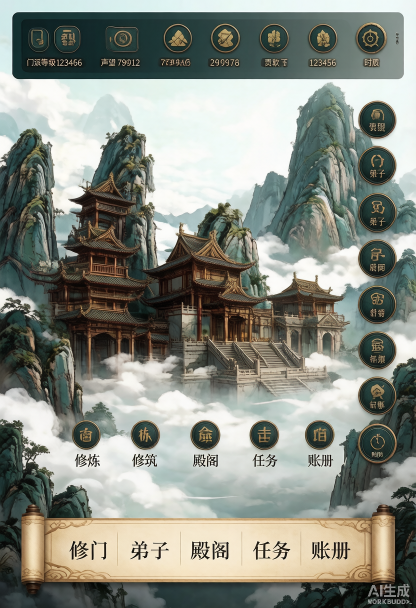
#> input picture art/backgrounds/_gen/ui_mockup_fusion_v2/mockup_v2.png, 832 x 1216 px, found by its file name (shown at 1/2 size)
$ python remove_watermark.py
#> lines starting #> are read from the running program, lines starting #| are printed output that depends on the picture; after the words box and inside, x2 and y2 are one past the last pixel; in counts of white or black regions, pixels touching at a corner belong together
# -*- coding: utf-8 -*-
import os, numpy as np, cv2
from PIL import Image

HERE = "E:/Xiuxian/taixuanzongmenlu/art/backgrounds/_gen/ui_mockup_fusion_v2"
SRC = os.path.join(HERE, "mockup_v2.png")
DST = os.path.join(HERE, "mockup_v2_nowm.png")

img = cv2.imread(SRC)
#> img is the input picture: shape (1216, 832, 3); mean B, G, R 131.1, 140.3, 136.4
if img is None:
    raise SystemExit("cannot read " + SRC)
h, w = img.shape[:2]
#> h = 1216; w = 832
gray = cv2.cvtColor(img, cv2.COLOR_BGR2GRAY)
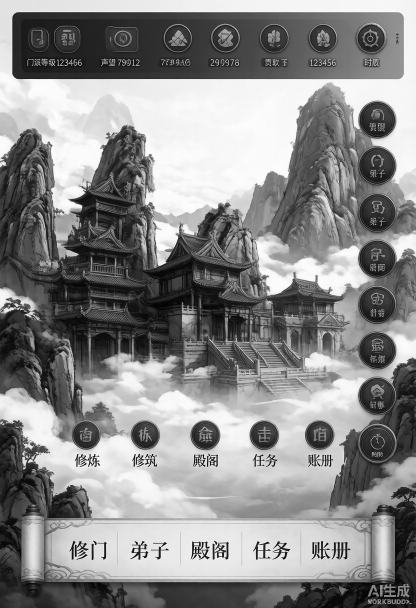
#> gray: shape (1216, 832) (shown at 1/2 size); min 0, max 255, mean 138.1

# 1) 只在图片外围边缘带（四边各 16%）内搜索水印，避免误伤中心 UI
edge = int(round(min(h, w) * 0.16))
#> edge = 133
band = np.zeros((h, w), dtype=np.uint8)
band[0:edge, :] = 1          # top
band[h-edge:h, :] = 1        # bottom
band[:, 0:edge] = 1          # left
band[:, w-edge:w] = 1        # right

# 2) 局部亮度异常检测：水印=半透明浅块，比局部均值明显亮
kernel = cv2.getStructuringElement(cv2.MORPH_ELLIPSE, (31, 31))
local_mean = cv2.blur(gray.astype(np.float32), (31, 31))
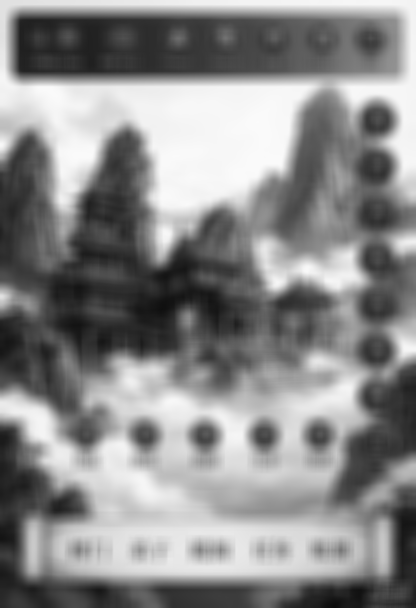
#> local_mean: shape (1216, 832) float32 (shown at 1/2 size); min 11.69, max 251, mean 138.1
diff = gray.astype(np.float32) - local_mean
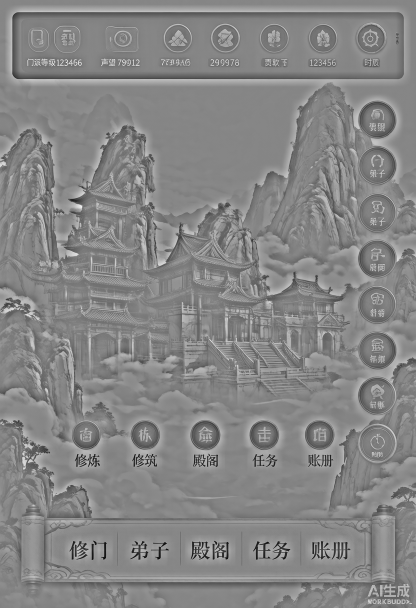
#> diff: shape (1216, 832) float32 (shown at 1/2 size); min -210.7, max 190.4, mean 0; drawn with min black and max white
# 只在边缘带内取亮异常（>22 且本身不算最暗区域）
candidate = (diff > 22) & (gray > 90) & (band > 0)
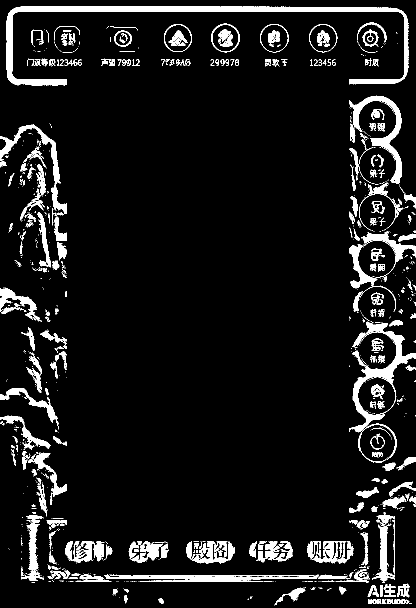
#> candidate: shape (1216, 832) bool (shown at 1/2 size); 8.4% white; 1064 white regions (750 under 20 px), largest, box (x1, y1, x2, y2) and area: (12, 12, 817, 171) 13073, (699, 643, 832, 865) 5571, (699, 191, 804, 368) 3741
mask = candidate.astype(np.uint8) * 255

# 3) 膨胀让边缘平滑，再清理小噪点
mask = cv2.dilate(mask, np.ones((4, 4), np.uint8), iterations=2)
#> mask: shape (1216, 832); 21.1% white; 81 white regions, largest, box (x1, y1, x2, y2) and area: (697, 189, 832, 946) 52502, (0, 829, 828, 1212) 40567, (10, 10, 821, 175) 21319
mask = cv2.erode(mask, np.ones((3, 3), np.uint8), iterations=1)
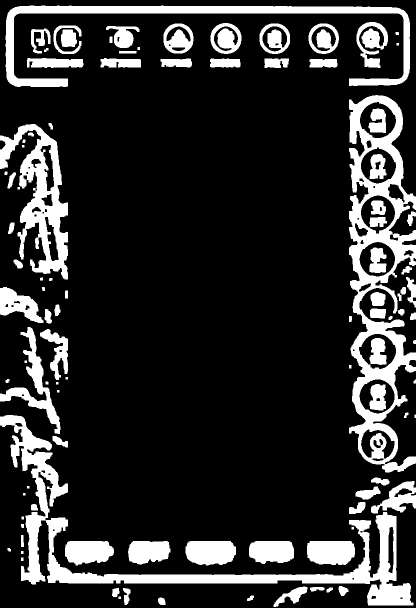
#> mask: shape (1216, 832) (shown at 1/2 size); 18% white; 100 white regions
cnts, _ = cv2.findContours(mask, cv2.RETR_EXTERNAL, cv2.CHAIN_APPROX_SIMPLE)
#> cnts = 93 contours, 12 with area under 20; largest, box (x1, y1, x2, y2) and area: (698, 190, 832, 945) 61168, (0, 830, 827, 1211) 34439, (0, 248, 136, 559) 18908, (11, 11, 820, 174) 17328, (0, 654, 121, 868) 5082
clean = np.zeros_like(mask)
kept = 0
for c in cnts:
    a = cv2.contourArea(c)
    if 30 < a < 60000:
        cv2.drawContours(clean, [c], -1, 255, -1)
        kept += 1
#> this loop made 93 passes
#> a on passes 1, 3, 4, 5, 6, 7, 8, 9, 12, 13, 14, 15: 161, 78, 275, 183, 71, 161.5, 974.5, 239.5, 29, 3989, 3418.5, 4150.5
#> (c, a) on passes 2, 10, 11, 19, 21, 24: ([[237, 1193], [237, 1197], [241, 1197], [241, 1193]], 16), ([[42, 1115], [42, 1121], [46, 1121], [46, 1115]], 24), ([[42, 1102], [42, 1107], [46, 1107], [46, 1102]], 20), ([[703, 1054], [703, 1058], [707, 1058], [707, 1054]], 16), ([[43, 1033], [43, 1038], [47, 1038], [47, 1033]], 20), ([[46, 986], [46, 990], [50, 990], [50, 986]], 16)
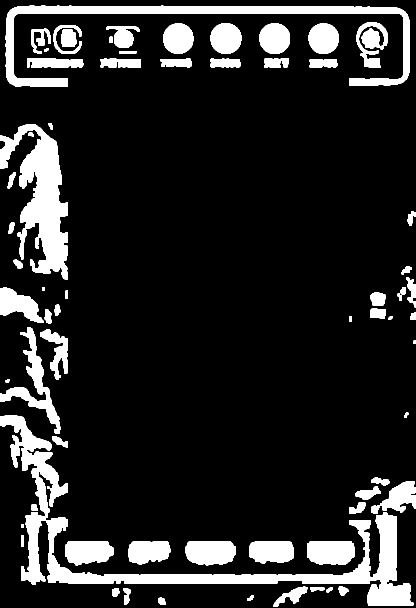
#> clean: shape (1216, 832) (shown at 1/2 size); 14.2% white; 67 white regions, largest, box (x1, y1, x2, y2) and area: (0, 830, 827, 1211) 36503, (0, 248, 136, 559) 19687, (11, 11, 820, 174) 18609
#> after the loop, kept = 67
mask = clean

# 4) inpaint（只修补被 mask 标记区域）
if mask.sum() > 0:
    res = cv2.inpaint(img, mask, 4, cv2.INPAINT_TELEA)
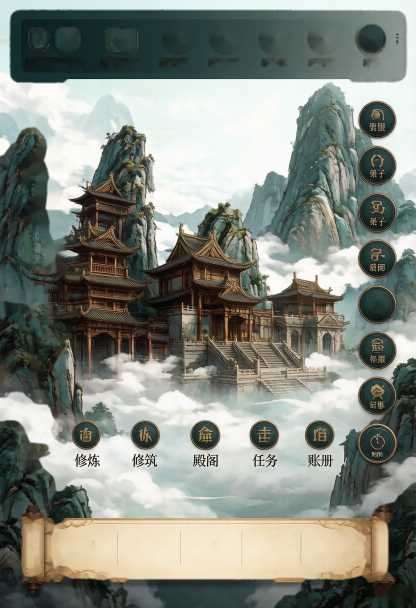
#> res: shape (1216, 832, 3) (shown at 1/2 size); mean B, G, R 129.1, 137.7, 133
    out = res
    print(f"[WATERMARK] regions kept={kept}, masked_px={int(mask.sum()//255)}")
#| [WATERMARK] regions kept=67, masked_px=143969
else:
    out = img
    print("[WATERMARK] none detected in edge band")

cv2.imwrite(DST, out)
print(f"[SAVE] {DST} size={(w,h)}")
#| [SAVE] E:/Xiuxian/taixuanzongmenlu/art/backgrounds/_gen/ui_mockup_fusion_v2/mockup_v2_nowm.png size=(832, 1216)
